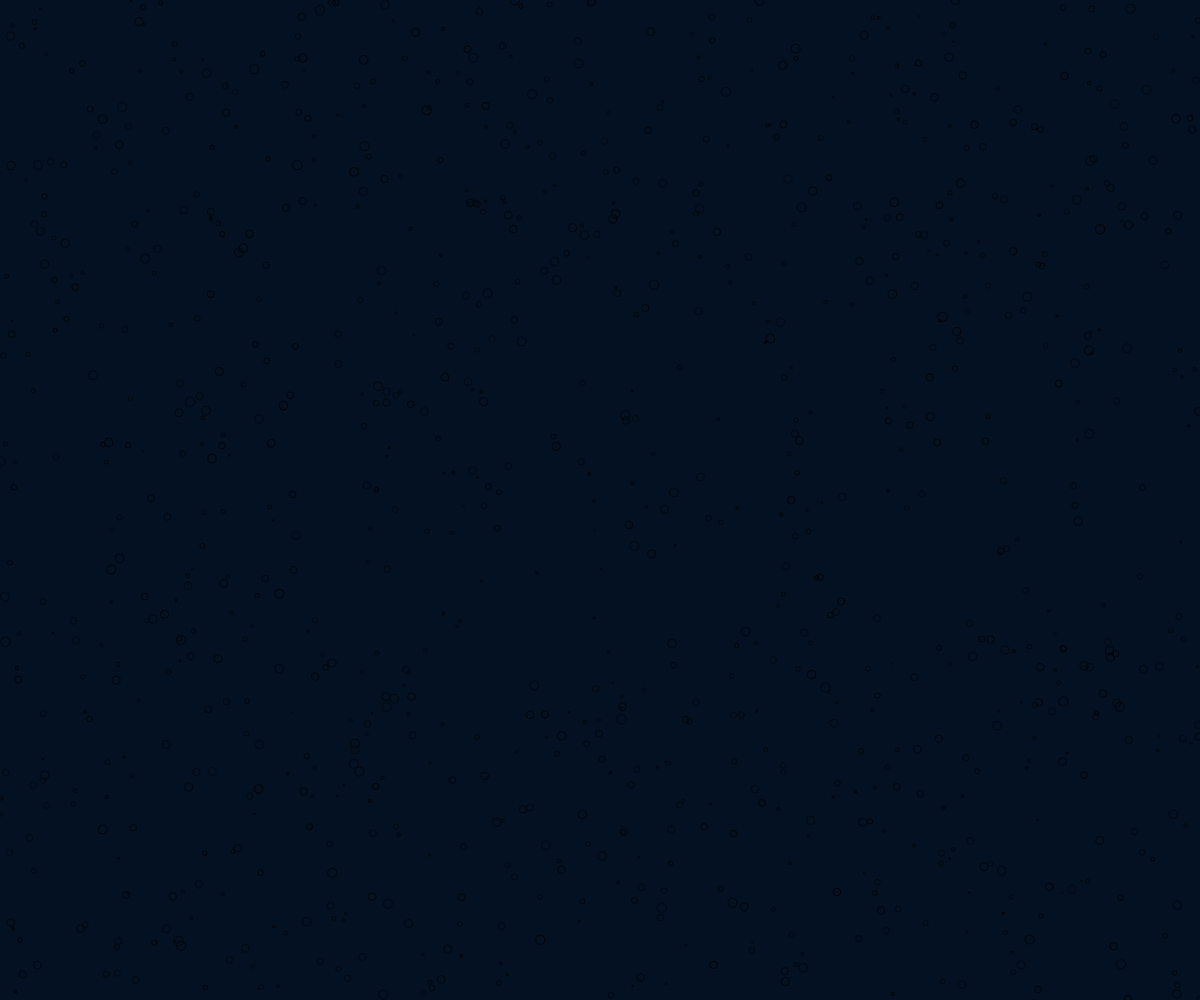
Frame 1 (no input)
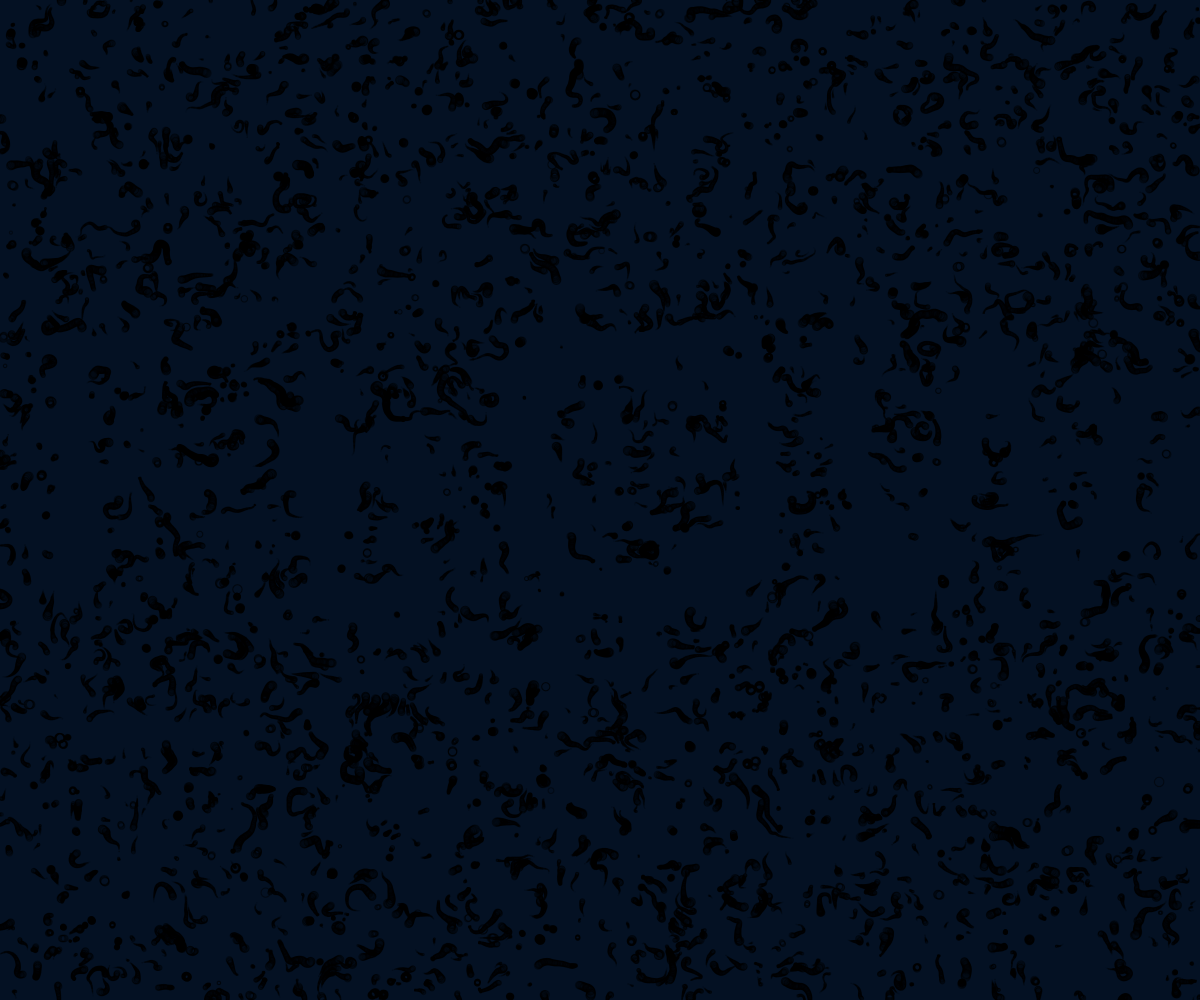
Frame 60 (no input)
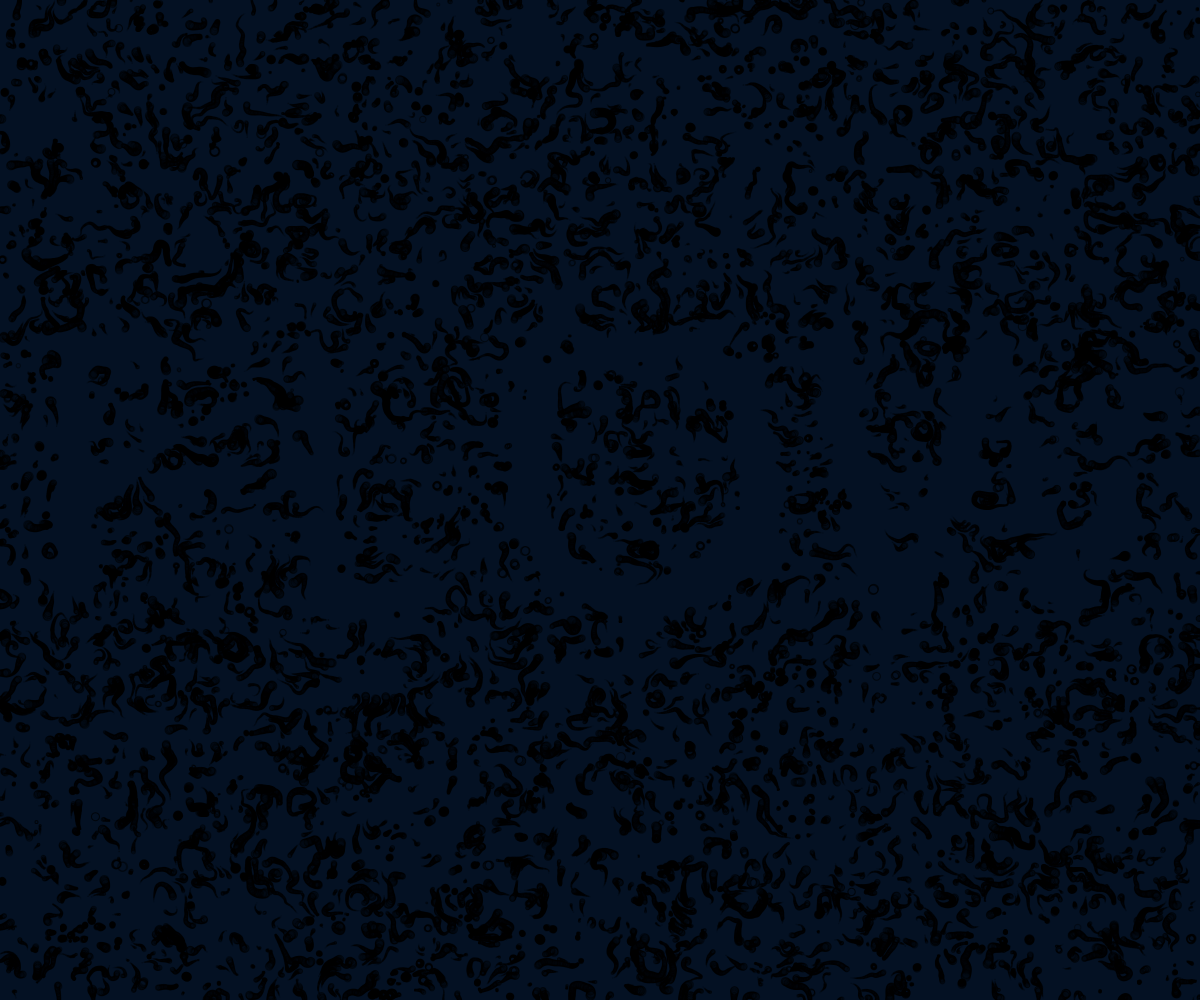
Frame 120 (the mouse pressed at the canvas centre since frame 60)

The p5.js sketch that drew these frames (run headless with seeded random() and noise() and a simulated clock; from frame 60 on, the mouse is pressed at the canvas centre):

// p5.js sketch
// ── sketch.js
const str = 'FLOW';         // Text to be rendered
const numOfParticles = 1000; // Maximum amount of particles
let particles = [];         // Where particles are stored
let bgCol, pgCol, pg, zOff;

function setup() {
    createCanvas(windowWidth, windowHeight);
    smooth();
    pixelDensity(2);
    bgCol = color(4, 17, 35);
    pgCol = color(0);
    // Create off-screen graphics
    pg = createGraphics(width, height);
    pg.textSize(400);
    pg.textAlign(CENTER, CENTER);
    pg.fill(pgCol);
    pg.text(str, pg.width/2, pg.height/2);
    for (let i = 0; i < numOfParticles; i++) {
        particles.push(new Particle());
    }
    image(pg, 0, 0);
    background(bgCol);
}

function draw() {
    updateParticles();
    particles.forEach(particle => {
        particle.update(); // Update position and life of each particle
        particle.render(); // Draw each particle on the canvas
    });

    // if (frameCount >= 150) noLoop();
}

function updateParticles() {
    // Remove particles with no life left
    for (let i = particles.length-1; i >= 0; i--) {
        if (particles[i].life <= 0) particles.splice(i, 1);
    }
    // Add particles to the array until it reaches max amount
    while (particles.length < numOfParticles) particles.push(new Particle());
}
// ── particle.js
class Particle {
    constructor() {
        this.getPosition();
        this.life = random(0.2, 1.2);
        this.lifeRate = random(0.01, 0.05);
    }

    /**
     * Get random position inside the text
     */
    getPosition() {
        while (this.pos == null || this.isInText(this.pos)) this.pos = createVector(random(width), random(height));
    }

    /**
     * Returns if particle is in the text
     * @param {object} _pos 
     * @returns {boolean} 
     */
    isInText(_pos) {
        let px = pg.get(floor(_pos.x), floor(_pos.y));
        return (
            px[0] == pgCol.levels[0] &&
            px[1] == pgCol.levels[1] &&
            px[2] == pgCol.levels[2] &&
            px[3] == pgCol.levels[3]
        );
    }

    /**
     * Updates the position of the particle based on angle and velocity
     * Decreases life of the particle by the lifeRate
     */
    update() {
        // The angle is based on a flowfield
        let angle = noise(this.pos.x*0.01, this.pos.y*0.01, zOff) * 360;
        // Create a 2D vector from angle and fc
        let vel = p5.Vector.fromAngle(angle);
        this.pos.add(vel);
        this.life -= this.lifeRate;
    }

    /**
     * Draws an ellipse on the canvas
     */
    render() {
        noFill();
        stroke(0, floor(random(100, 200)));
        let r = 8 * this.life;
        ellipse(this.pos.x, this.pos.y, r);
    }
}
// ── sketch.html
<!DOCTYPE html>
<html>

<head>
    <meta charset="utf-8">
    <title>Project 2 / Iteration 2</title>
</head>

<body>
    <script src="../../../libraries/p5/p5.min.js" type="text/javascript"></script>
    <script src="../../../libraries/p5/p5.dom.min.js" type="text/javascript"></script>
    <script src="particle.js" type="text/javascript"></script>
    <script src="sketch.js" type="text/javascript"></script>
</body>

</html>
